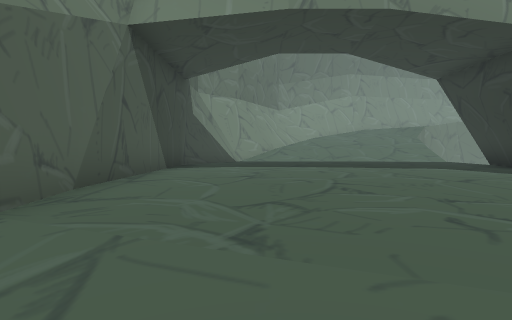
View 1 (above)

24 first-person views from a walk through a Unity game level. The camera is 1.3 m above the floor, tilts 2° down and sees 75° across. The floor is counted in squares, 2 m on a side. Each view is taken from the middle of a square. On the plan, view 1 faces up. The plan holds only what a view shows up to about 10 squares ahead; the rest is blank. The place goes on beyond the plan. The player character is not drawn.

View 2
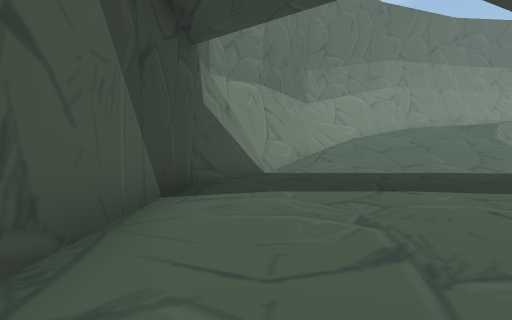

View 3
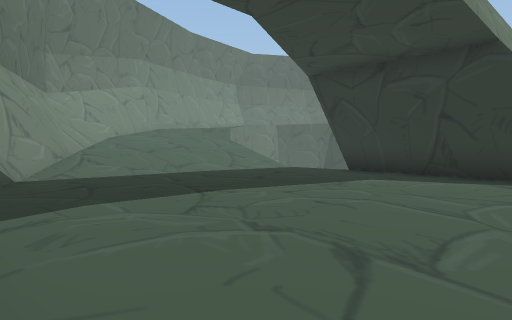

View 4
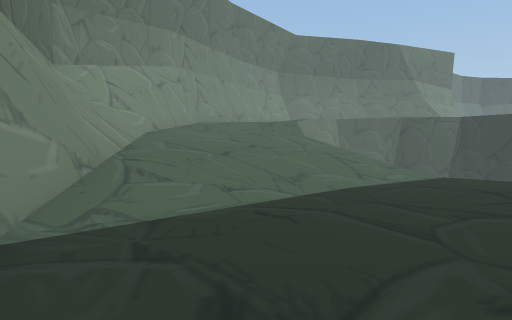

View 5
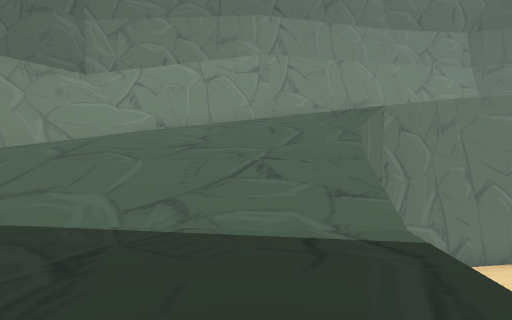

View 6
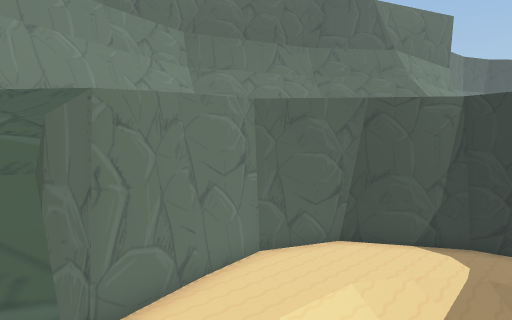

View 7
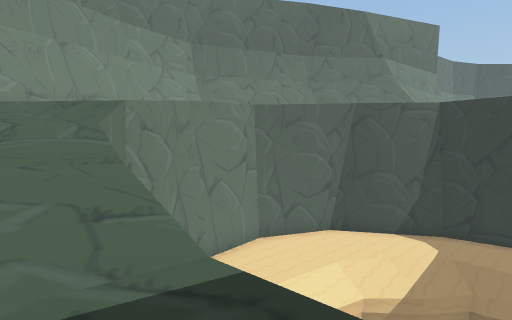

View 8
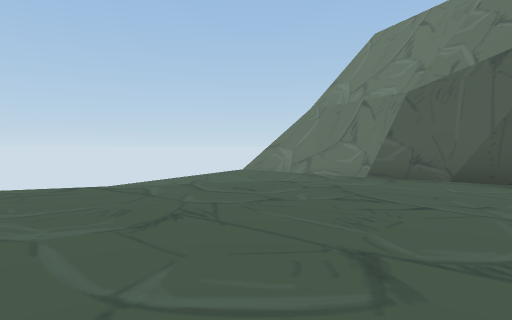

View 9
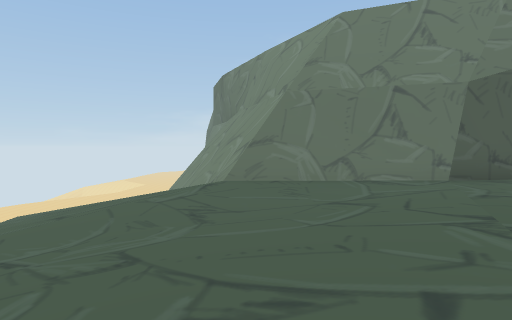

View 10
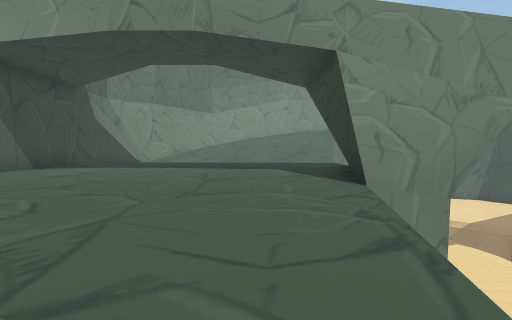

View 11
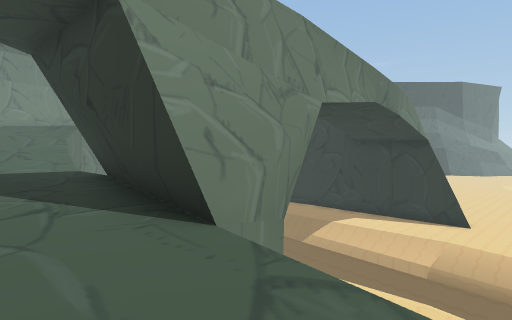

View 12
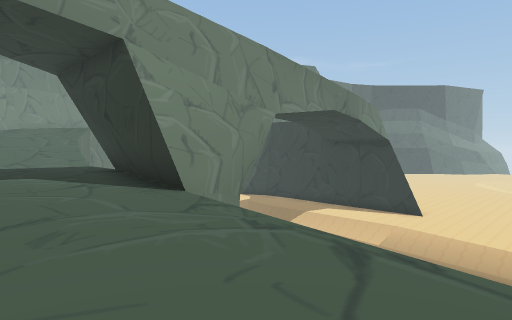

View 13
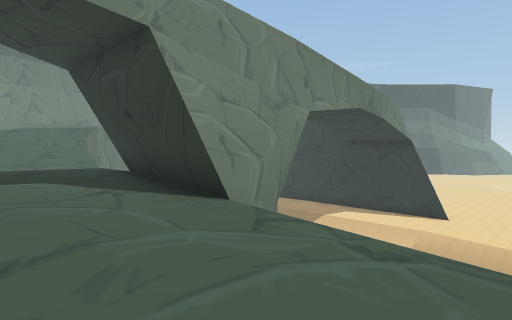

View 14
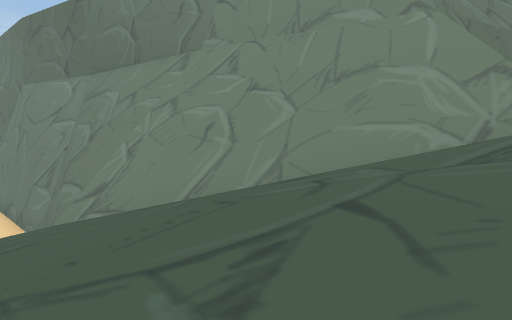

View 15
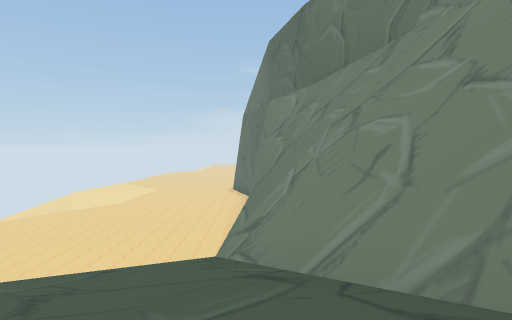

View 16
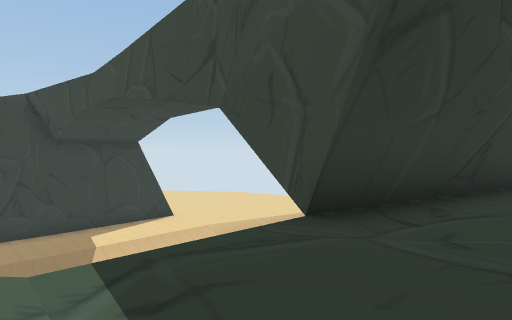

View 17
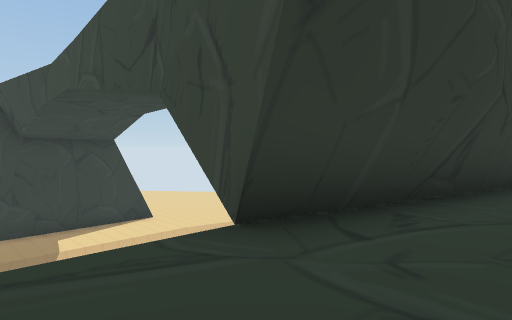

View 18
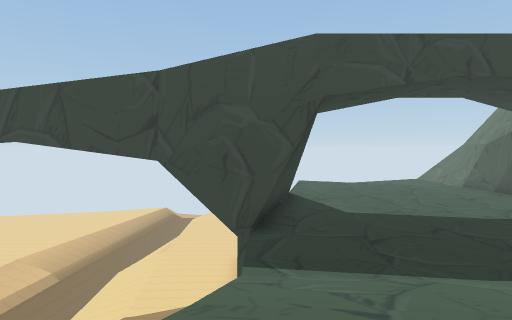

View 19
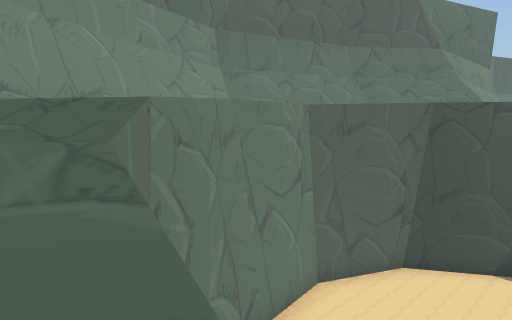

View 20
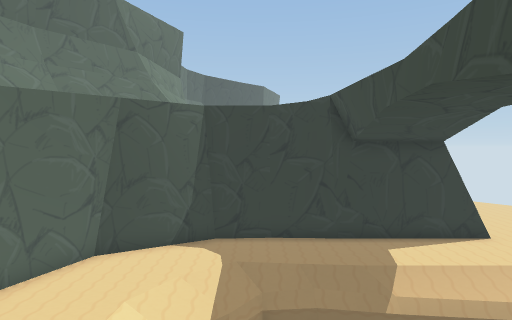

View 21
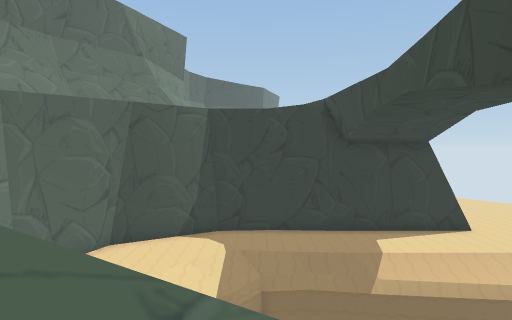

View 22
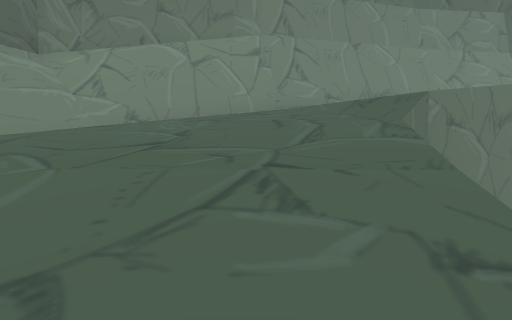

View 23
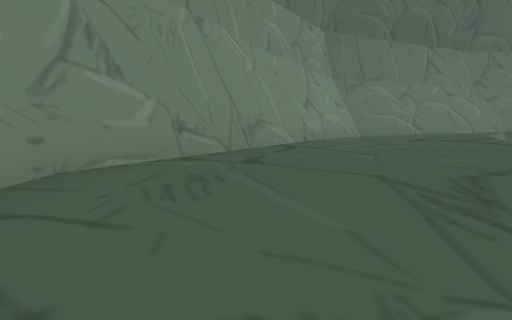

View 24
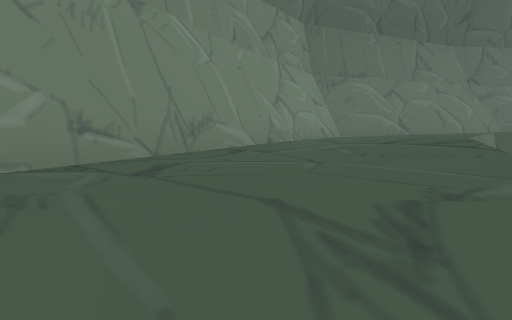

### Floor plan
Key: @ floor where view 1 was taken; # wall or solid block; . main floor; - floor 0.5 m lower than the main floor; _ floor 1.25 m lower than the main floor; : floor 3 m higher than the main floor; + floor 3.5 m higher than the main floor; * floor 4 m higher than the main floor; % floor 4.25 m higher than the main floor; < floor 5 m lower than the main floor; / step, stairs or slope; v drop or lower ground.
Columns run from 10 left of view 1 to 20 right of it. Each row starts with its distance up from view 1.
 21                ####/++/*%  ###
 20               ##//:/+/**%   %##
 19            ####///////###
 18            #////////##<<<##
 17            #///////<<<<<<<<#/
 16           ##///////  <<<<<</#
 15           ##//////<   ///<<<##
 14          ##///////     v//<<<#
 13         ##.///////      v//<<#
 12         #......../       //<
 11        ##......../       /<<
 10        #.........#       /<<
  9        #.........# <</  v/<<
  8        #........##<<<// v/<<
  7        #........# <<<// v/<<
  6        #........#  <<// v/<<
  5        #........##<<<// v/
  4        #........#   <// v/
  3        ##.......        v/
  2        ##.......        v/
  1         #//-...v
  0        ##/@//-.v
 -1        ##//////
 -2      ###//////
 -3    ###///////
 -4 ####///////_
 -5   ////////
 -6    //////

Positions as (right, up) in squares from view 1, and headings:
1: (0, 0), facing up
2: (-1, 4), facing up
3: (-2, 5), facing up-right
4: (-1, 10), facing up-right
5: (6, 10), facing up
6: (7, 12), facing up-right
7: (6, 11), facing up-right
8: (5, 6), facing down-left
9: (4, -1), facing left
10: (4, -1), facing up
11: (4, 2), facing up-right
12: (3, 0), facing up-right
13: (3, 1), facing up-right
14: (-2, -6), facing up-left
15: (-3, -4), facing left
16: (5, 13), facing down-right
17: (5, 12), facing down-right
18: (7, 17), facing down
19: (7, 14), facing up-right
20: (7, 13), facing right
21: (6, 13), facing right
22: (6, 12), facing up
23: (6, 18), facing up-right
24: (7, 18), facing up-right
